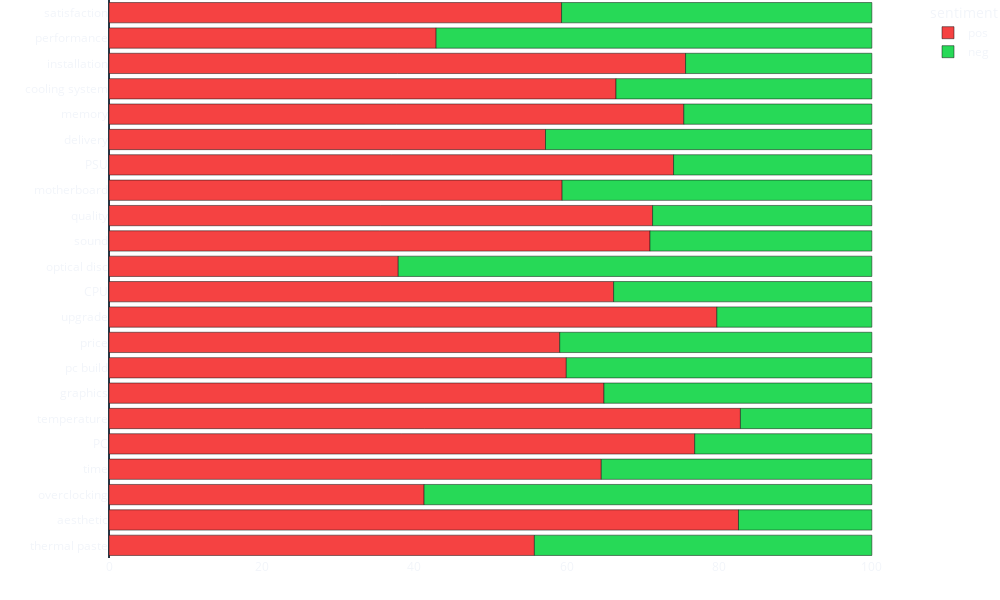

The code cell stored with this chart in its notebook:
### Code cell
pos_count = Counter()
neg_count = Counter()

for t in reviews_df["topics"].values:
    pos_topics = set([f"T{s['topic']}" for s in t if s["sentiment"] == 0])
    neg_topics = set([f"T{s['topic']}" for s in t if s["sentiment"] == 1])

    pos_count.update(pos_topics)
    neg_count.update(neg_topics)

pos_df = pd.DataFrame(pos_count.items(), columns=["topic", "pos"])
neg_df = pd.DataFrame(neg_count.items(), columns=["topic", "neg"])

pos_df["topic"] = pos_df["topic"].apply(lambda x: topic_mapping[x]).astype("category")
pos_df = pd.DataFrame(pos_df.groupby("topic")["pos"].sum()).reset_index()

neg_df["topic"] = neg_df["topic"].apply(lambda x: topic_mapping[x]).astype("category")
neg_df = pd.DataFrame(neg_df.groupby("topic")["neg"].sum()).reset_index()

st_counts = pd.merge(pos_df, neg_df, on="topic")
st_counts["topic"] = st_counts["topic"].astype("category")

total = st_counts["pos"] + st_counts["neg"]
st_counts["pos"] = st_counts["pos"] / total * 100
st_counts["neg"] = st_counts["neg"] / total * 100

st_counts.set_index("topic", inplace=True)
st_counts.sort_index(inplace=True)

df_senti = (
    st_counts.stack(level=0)
    .reset_index()
    .rename(columns={"level_1": "sentiment", 0: "count"})
)

fig2 = px.bar(
    df_senti,
    y="topic",
    x="count",
    color="sentiment",
    color_discrete_sequence=["#f54242", "#27d957"],
    barmode="relative",
    width=1000,
    height=600,
    category_orders=dict(topic=order),
)

fig2.update_xaxes(showgrid=False, title_text="")
fig2.update_yaxes(showgrid=False, title_text="")
fig2.update_layout({"margin": dict(l=0, t=0, r=0, b=0)})

fig2.update_layout(
    {
        "plot_bgcolor": "rgba(0, 0, 0, 0)",
        "paper_bgcolor": "rgba(0, 0, 0, 0)",
    }
)

# cambiare colori editor per salvare il grafico
fig2.write_image("../output/topics_sentiment.png")
fig2

### Figure 1 — Plotly figure (JSON) as saved in the notebook; plotly's stock layout.template omitted (floating-point values rounded to 4 significant figures)
{"data": [{"alignmentgroup": "True", "hovertemplate": "sentiment=pos<br>count=%{x}<br>topic=%{y}<extra></extra>", "legendgroup": "pos", "marker": {"color": "#f54242", "pattern": {"shape": ""}}, "name": "pos", "offsetgroup": "pos", "orientation": "h", "showlegend": true, "textposition": "auto", "x": [66.15, 76.78, 74.01, 82.52, 66.46, 57.22, 64.88, 75.58, 75.35, 59.4, 37.92, 41.3, 59.95, 42.88, 59.09, 71.26, 59.33, 70.92, 82.77, 55.76, 64.53, 79.68], "xaxis": "x", "y": ["CPU", "PC", "PSU", "aesthetic", "cooling system", "delivery", "graphics", "installation", "memory", "motherboard", "optical disc", "overclocking", "pc build", "performance", "price", "quality", "satisfaction", "sound", "temperature", "thermal paste", "time", "upgrade"], "yaxis": "y", "type": "bar"}, {"alignmentgroup": "True", "hovertemplate": "sentiment=neg<br>count=%{x}<br>topic=%{y}<extra></extra>", "legendgroup": "neg", "marker": {"color": "#27d957", "pattern": {"shape": ""}}, "name": "neg", "offsetgroup": "neg", "orientation": "h", "showlegend": true, "textposition": "auto", "x": [33.85, 23.22, 25.99, 17.48, 33.54, 42.78, 35.12, 24.42, 24.65, 40.6, 62.08, 58.7, 40.05, 57.12, 40.91, 28.74, 40.67, 29.08, 17.23, 44.24, 35.47, 20.32], "xaxis": "x", "y": ["CPU", "PC", "PSU", "aesthetic", "cooling system", "delivery", "graphics", "installation", "memory", "motherboard", "optical disc", "overclocking", "pc build", "performance", "price", "quality", "satisfaction", "sound", "temperature", "thermal paste", "time", "upgrade"], "yaxis": "y", "type": "bar"}], "layout": {"xaxis": {"anchor": "y", "domain": [0.0, 1.0], "title": {"text": ""}, "showgrid": false}, "yaxis": {"anchor": "x", "domain": [0.0, 1.0], "title": {"text": ""}, "categoryorder": "array", "categoryarray": ["thermal paste", "aesthetic", "overclocking", "time", "PC", "temperature", "graphics", "pc build", "price", "upgrade", "CPU", "optical disc", "sound", "quality", "motherboard", "PSU", "delivery", "memory", "cooling system", "installation", "performance", "satisfaction"], "showgrid": false}, "legend": {"title": {"text": "sentiment"}, "tracegroupgap": 0}, "margin": {"t": 0, "l": 0, "r": 0, "b": 0}, "barmode": "relative", "height": 600, "width": 1000, "plot_bgcolor": "rgba(0, 0, 0, 0)", "paper_bgcolor": "rgba(0, 0, 0, 0)"}}
